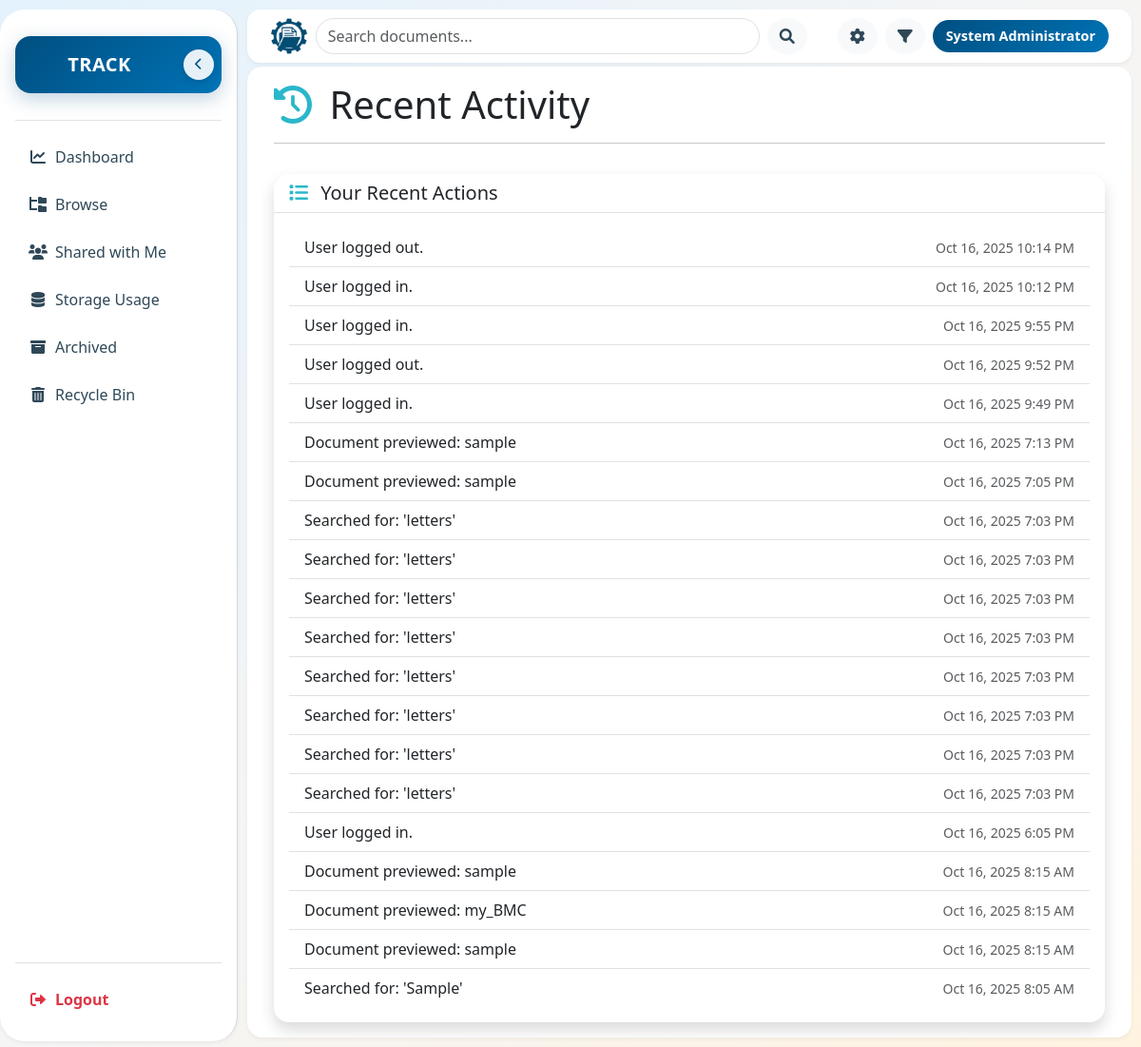
Screenshot of /activity.php (signed in) with the database file from the repository.
### tables this page shows
CREATE TABLE `activity_logs` (
  `id` int(11) NOT NULL,
  `user_id` int(11) NOT NULL,
  `action` varchar(50) NOT NULL,
  `message` text NOT NULL,
  `timestamp` datetime DEFAULT current_timestamp()
);

### activity.php (the view, shortened to what this page needs)
<?php
require_once 'includes/header.php';
require_once 'includes/auth_check.php';
$user_id = $_SESSION['user_id'];
$stmt = $db->prepare("SELECT message, timestamp FROM activity_logs WHERE user_id = ? ORDER BY timestamp DESC LIMIT 20");
$stmt->execute([$user_id]);
$logs = $stmt->fetchAll();
?>
<div class="container fade-in delay-1">
  <div class="row">
    <div class="col-12">
      <h1><i class="fas fa-history me-2" style="color: #2AB7CA;"></i> Recent Activity</h1>
      <hr>
    </div>
  </div>
  <div class="card shadow rounded-4 border-0 mt-3">
    <div class="card-header bg-white border-bottom rounded-top-4">
      <h5 class="mb-0"><i class="fas fa-list me-2" style="color: #2AB7CA;"></i> Your Recent Actions</h5>
    </div>
    <div class="card-body">
      <?php if (empty($logs)): ?>
        <div class="text-center py-5">
          <i class="fas fa-history fa-3x text-muted mb-3"></i>
          <h5 class="text-muted">No recent activity</h5>
          <p class="text-muted">Your actions will appear here.</p>
        </div>
      <?php else: ?>
        <ul class="list-group list-group-flush">
          <?php foreach ($logs as $log): ?>
            <li class="list-group-item d-flex justify-content-between align-items-center">
              <span><?php echo htmlspecialchars($log['message']); ?></span>
              <span class="text-muted small"><?php echo date('M d, Y g:i A', strtotime($log['timestamp'])); ?></span>
            </li>
          <?php endforeach; ?>
        </ul>
      <?php endif; ?>
    </div>
  </div>
</div>

### assets/css/header.css (style rules this page uses)
:root { --primary-color: #004F80; --secondary-color: #2AB7CA; --dark-color: #2F4858; --light-color: #F4F6F8; --white: #FFFFFF; --border-color: #D0D6DA; --hover-color: #E6F2F8; --shadow: 0 2px 4px rgba(0,0,0,0.05); --shadow-lg: 0 4px 12px rgba(0,0,0,0.1); --gradient-primary: linear-gradient(135deg, #004F80 0%, #0073b6 100%); }
* { margin: 0; padding: 0; box-sizing: border-box; }
html, body { height: 100%; margin: 0; font-family: "Segoe UI", Roboto, Arial, sans-serif; background: linear-gradient(135deg, #e3f2fd 0%, #f5f5f5 50%, #fff3e0 100%); color: #1a2332; overflow-x: hidden; }
body { position: relative; }

### rows the page displays
activity_logs: message "User logged out.", timestamp "Oct 16, 2025 10:14 PM"
activity_logs: message "User logged in.", timestamp "Oct 16, 2025 10:12 PM"
activity_logs: message "User logged in.", timestamp "Oct 16, 2025 9:55 PM"
activity_logs: message "User logged out.", timestamp "Oct 16, 2025 9:52 PM"
activity_logs: message "User logged in.", timestamp "Oct 16, 2025 9:49 PM"
activity_logs: message "Document previewed: sample", timestamp "Oct 16, 2025 7:13 PM"
activity_logs: message "Document previewed: sample", timestamp "Oct 16, 2025 7:05 PM"
activity_logs: message "Searched for: 'letters'", timestamp "Oct 16, 2025 7:03 PM"
activity_logs: message "Searched for: 'letters'", timestamp "Oct 16, 2025 7:03 PM"
activity_logs: message "Searched for: 'letters'", timestamp "Oct 16, 2025 7:03 PM"
activity_logs: message "Searched for: 'letters'", timestamp "Oct 16, 2025 7:03 PM"
activity_logs: message "Searched for: 'letters'", timestamp "Oct 16, 2025 7:03 PM"
activity_logs: message "Searched for: 'letters'", timestamp "Oct 16, 2025 7:03 PM"
activity_logs: message "Searched for: 'letters'", timestamp "Oct 16, 2025 7:03 PM"
activity_logs: message "Searched for: 'letters'", timestamp "Oct 16, 2025 7:03 PM"
activity_logs: message "User logged in.", timestamp "Oct 16, 2025 6:05 PM"
activity_logs: message "Document previewed: sample", timestamp "Oct 16, 2025 8:15 AM"
activity_logs: message "Document previewed: my_BMC", timestamp "Oct 16, 2025 8:15 AM"
activity_logs: message "Document previewed: sample", timestamp "Oct 16, 2025 8:15 AM"
activity_logs: message "Searched for: 'Sample'", timestamp "Oct 16, 2025 8:05 AM"

### other values shown
$username_display "System Administrator"
